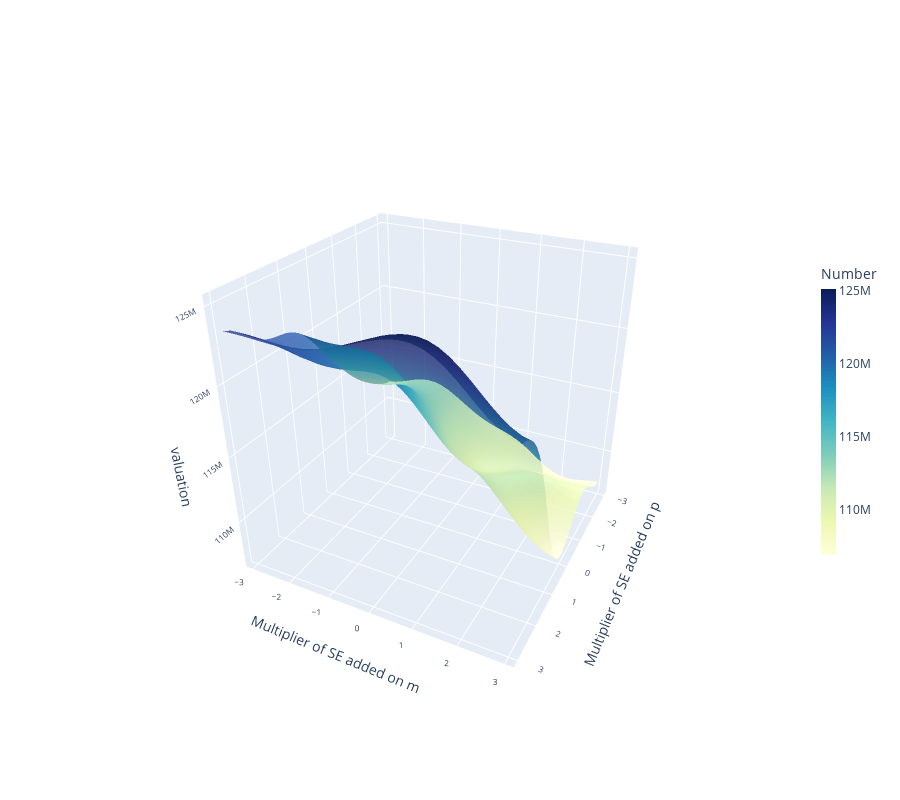

Notebook cell for this chart:
### Code cell
fig_test_3.show()

### Figure 1 — Plotly figure (JSON) as saved in the notebook; plotly's stock layout.template omitted (floating-point values rounded to 4 significant figures; data arrays with more than 128 entries replaced by an {"elided": "..."} marker saying what was removed)
{"data": [{"colorbar": {"len": 0.5, "thickness": 15, "title": {"text": "Number"}}, "colorscale": [[0, "rgb(255,255,217)"], [0.125, "rgb(237,248,177)"], [0.25, "rgb(199,233,180)"], [0.375, "rgb(127,205,187)"], [0.5, "rgb(65,182,196)"], [0.625, "rgb(29,145,192)"], [0.75, "rgb(34,94,168)"], [0.875, "rgb(37,52,148)"], [1, "rgb(8,29,88)"]], "opacity": 0.8, "type": "surface", "x": [3.0, 2.8, 2.6, 2.4, 2.2, 2.0, 1.8, 1.6, 1.4, 1.2, 1.0, 0.8, 0.6, 0.4, 0.2, 2.665e-15, -0.2, -0.4, -0.6, -0.8, -1.0, -1.2, -1.4, -1.6, -1.8, -2.0, -2.2, -2.4, -2.6, -2.8, -3], "y": [-3, -2.8, -2.6, -2.4, -2.2, -2.0, -1.8, -1.6, -1.4, -1.2, -1.0, -0.8, -0.6, -0.4, -0.2, 2.665e-15, 0.2, 0.4, 0.6, 0.8, 1.0, 1.2, 1.4, 1.6, 1.8, 2.0, 2.2, 2.4, 2.6, 2.8, 3.0], "z": {"elided": "31x31 float values"}}], "layout": {"autosize": true, "height": 800, "scene": {"aspectmode": "cube", "camera": {"eye": {"x": 2, "y": 1, "z": 1.25}}, "xaxis": {"tickfont": {"size": 10}, "title": {"text": "Multiplier of SE added on p"}, "type": "linear"}, "yaxis": {"tickangle": 1, "tickfont": {"size": 10}, "title": {"text": "Multiplier of SE added on m"}}, "zaxis": {"tickfont": {"size": 10}, "title": {"text": "valuation"}}}}}
